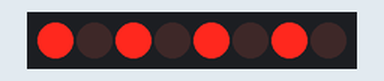
This sketch was run on a simulated Arduino Uno, built with avr-gcc and run on an emulated ATmega328P. Parts: 8 shift-register outputs drawn as a row of LEDs (first output left, lit = HIGH). Wiring (inferred from the names in the program): shift register (74HC595): data pin 12; shift clock pin 9; latch pin 11. Wiring (inferred from the signals the program sends): row of LEDs: on Q0, Q1, Q2, Q3, Q4, Q5, Q6, Q7.

Above: at 0.2 s.
At 2.4 s:
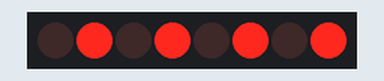
Timing chart, 0 to 3.0 s (numbered marks = the images above):
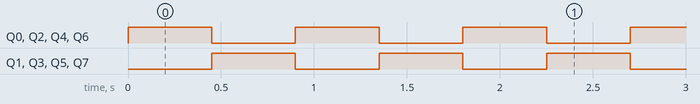

Measured:
- by itself, Q0–7: alternates HIGH for 0.45 s and LOW for 0.45 s

The sketch:

sketch_nov25a.ino
```cpp
int clockPin = 9;
int latchPin = 11;
int dataPin = 12;

byte LEDs1=0xAA;
byte LEDs2=0x55;

int dt = 450;
void setup() {
  pinMode(latchPin, OUTPUT);
  pinMode(dataPin, OUTPUT);
  pinMode(clockPin, OUTPUT);
  Serial.begin(9600);
}

void loop() {
  digitalWrite(latchPin, LOW);
  shiftOut(dataPin, clockPin, LSBFIRST, LEDs1);
  digitalWrite(latchPin, HIGH);
  delay(dt);

  digitalWrite(latchPin, LOW);
  shiftOut(dataPin, clockPin, LSBFIRST, LEDs2);
  digitalWrite(latchPin, HIGH);
  delay(dt);
}
```
